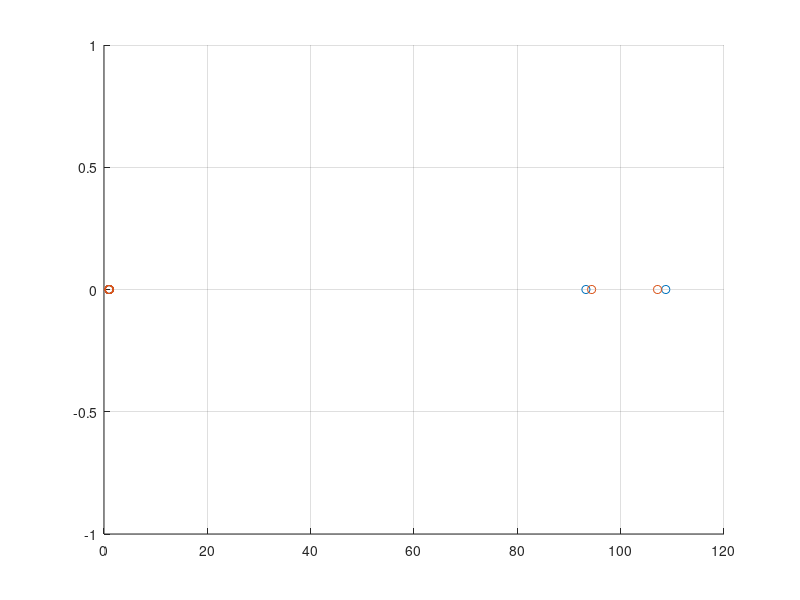

Write MATLAB code to recreate this figure.
n = 10;
dlambda = 0.5;
num_tgt = 2;
theta1 = deg2rad(-10);
theta2 = deg2rad(15);
v = 10;
v1=v;v2=v;
sigma = 1;
l = 5000;
rng default;
malt = zeros(n);

for i = 1:l
    a1 = (v1 / 2)^0.5 * (normrnd(0,sigma)+normrnd(0,sigma)*1j);
    a2 = (v2 / 2)^0.5 * (normrnd(0,sigma)+normrnd(0,sigma)*1j);
    s1 = exp(1j*2*3.14*dlambda *((1:n)-1)' * sin(theta1));
    s2 = exp(1j*2*3.14*dlambda *((1:n)-1)' * sin(theta2));
    z = (sigma / 2)^0.5 * (normrnd(0, 1, [n, 1]) + normrnd(0, 1, [n, 1])*1j);
    x = a1 * s1 + a2 * s2 + z;
    m = sigma^2 * (eye(n) + v1 * (s1 * s1') + v2 * (s2 * s2'));
    e = eig(m);
    malt = malt + x * x';
    if (i == 1)
       figure
       scatter(e, zeros(size(e)), 'ro')
       hold on;
       grid on
    end
end
malt = malt / l;
ealt = eig(malt);

scatter((ealt), zeros(size(ealt)), 'bx')
hold off